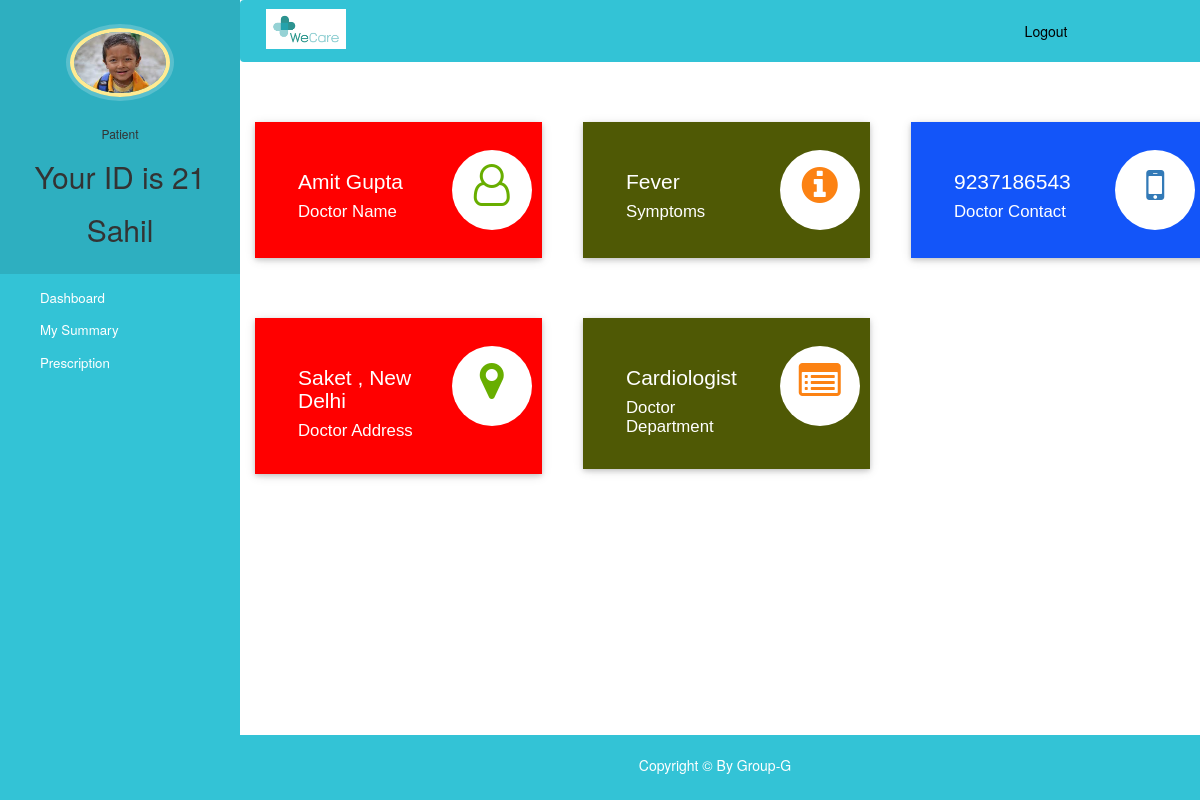
/patient-dashboard (signed in), run on the app's committed database.
### hospital/models.py (models this page shows, shortened)
class Patient(models.Model):
    user = models.OneToOneField(User, on_delete=models.CASCADE)
    profile_pic = models.ImageField(
        upload_to='profile_pic/PatientProfilePic/', null=True, blank=True)
    address = models.CharField(max_length=40)
    mobile = models.CharField(max_length=20, null=False)
    symptoms = models.CharField(max_length=100, null=False)
    assignedDoctorId = models.PositiveIntegerField(null=True)
    allergy_substance = models.CharField(max_length=100)
    allergy_criticality = models.CharField(
        max_length=20, choices=criticality, default='low')
    problems_list = models.CharField(max_length=100, null=False)
    immunization = models.CharField(max_length=100, null=False)
    history_procedure = models.CharField(max_length=100, null=False)
    diagnostic_results = models.FileField(
        upload_to='patient_document/', null=True, blank=True)
    past_history_of_illness = models.CharField(max_length=100, null=False)

class Doctor(models.Model):
    user = models.OneToOneField(User, on_delete=models.CASCADE)
    profile_pic = models.ImageField(
        upload_to='profile_pic/DoctorProfilePic/', null=True, blank=True)
    address = models.CharField(max_length=40)
    mobile = models.CharField(max_length=20, null=True)
    department = models.CharField(
        max_length=50, choices=departments, default='Cardiologist')
    @property
    def get_name(self):
        return self.user.first_name+" "+self.user.last_name

### hospital/views.py (the view)
# urls.py: path('patient-dashboard', views.patient_dashboard_view,
@login_required(login_url='patientlogin')
@user_passes_test(is_patient)
def patient_dashboard_view(request):
    patient = models.Patient.objects.get(user_id=request.user.id)
    doctor = models.Doctor.objects.get(user_id=patient.assignedDoctorId)
    mydict = {
        'patient': patient,
        'doctorName': doctor.get_name,
        'doctorMobile': doctor.mobile,
        'doctorAddress': doctor.address,
        'symptoms': patient.symptoms,
        'doctorDepartment': doctor.department,
    }
    return render(request, 'hospital/patient_dashboard.html', context=mydict)

### hospital/views.py (called while the page is built)
def is_patient(user):
    return user.groups.filter(name='PATIENT').exists()

### templates/hospital/patient_dashboard.html
{% extends 'hospital/patient_base.html' %}
{% load static %}
{% block content %}
{%include 'hospital/patient_dashboard_cards.html'%}
<br><br><br><br>
{% endblock content %}

### templates/hospital/patient_base.html (shortened to what this page needs)
<!DOCTYPE html>
{% load static %}
<html lang="en">
<head>
  <link rel="stylesheet" href="https://stackpath.bootstrapcdn.com/bootstrap/4.3.1/css/bootstrap.min.css">
  <link rel="stylesheet" href="https://maxcdn.bootstrapcdn.com/font-awesome/4.7.0/css/font-awesome.min.css">
</head>
<body>
  <nav class="menu" tabindex="0">
    <header class="avatar">
      <img src="{% static patient.profile_pic.url %}" alt="Profile Pic" />
      <br><br>
      <h6>Patient</h6>
      <h2>Your ID is {{request.user.id}}</h2>
      <h2>{{request.user.first_name}}</h2>
    </header>
    <ul>
      <li tabindex="0" class="icon-dashboard"> <a style="color:white; text-decoration:none;" href="/patient-dashboard"><span>Dashboard</span></a> </li>
      <li tabindex="0" class="icon-calendar"> <a style="color:white; text-decoration:none;" href="/patient-summary"><span>My Summary</span></a></li>
      <li tabindex="0" class="icon-users"> <a style="color:white; text-decoration:none;" href="/patient-prescription"><span>Prescription</span></a></li>
    </ul>
  </nav>
  <main>
    <div class="bs-example">
      <nav class="navbar navbar-expand-md  navbar-dark fixed-top" style="background:rgba(0, 181, 204,0.8);">
        <a class="navbar-brand" href="/" ><img src="{% static 'images/logo.png' %}" width="80" height="40" style="position: absolute; top: 8px; bottom: 5px;" alt=""></a>
        <div class="collapse navbar-collapse justify-content-between" id="navbarCollapse">
          <div class="navbar-nav" style=" margin-left: 80%;">
            <a href="/logout" style="color:black" class="nav-item nav-link">Logout</a>
          </div>
        </div>
      </nav>
    </div>
    <br><br>
    {% block content %}
    {% endblock content %}
    <div class="footer">
      <p>
        Copyright &copy; By Group-G </p>
    </div>
  </main>
</body>
</html>

### templates/hospital/patient_dashboard_cards.html (shortened to what this page needs)
<!DOCTYPE html>
<html lang="en" dir="ltr">
<head>
  <link rel="stylesheet" href="https://maxcdn.bootstrapcdn.com/bootstrap/3.4.1/css/bootstrap.min.css">
  <link rel="stylesheet" href="https://cdnjs.cloudflare.com/ajax/libs/font-awesome/4.7.0/css/font-awesome.min.css">
</head>
<body>
  <div class="market-updates">
    <div class="col-md-4 market-update-gd" style="width: 350px;">
      <div class="market-update-block clr-block-1">
        <div class="col-md-8 market-update-left">
          <h3>{{doctorName}}</h3>
          <h4>Doctor Name</h4>
        </div>
        <div class="col-md-4 market-update-right">
          <i class="fa fa-user-o"> </i>
        </div>
        <div class="clearfix"> </div>
      </div>
    </div>
    <div class="col-md-4 market-update-gd"  style="width: 350px;">
      <div class="market-update-block clr-block-2">
        <div class="col-md-8 market-update-left">
          <h3>{{symptoms}}</h3>
          <h4>Symptoms</h4>
        </div>
        <div class="col-md-4 market-update-right">
          <i class="fa fa-info-circle"></i>
        </div>
        <div class="clearfix"> </div>
      </div>
    </div>
    <div class="col-md-4 market-update-gd" style="width: 350px;">
      <div class="market-update-block clr-block-3">
        <div class="col-md-8 market-update-left">
          <h3>{{doctorMobile}}</h3>
          <h4>Doctor Contact</h4>
        </div>
        <div class="col-md-4 market-update-right">
          <i class="fa fa-mobile" aria-hidden="true"></i>
        </div>
        <div class="clearfix"> </div>
      </div>
    </div>
  </div>
  <br><br><br>
  <div class="market-updates">
    <div class="col-md-4 market-update-gd" style="width: 350px;">
      <div class="market-update-block clr-block-1">
        <div class="col-md-8 market-update-left">
          <h3>{{doctorAddress}}</h3>
          <h4>Doctor Address</h4>
        </div>
        <div class="col-md-4 market-update-right">
          <i class="fa fa-map-marker"> </i>
        </div>
        <div class="clearfix"> </div>
      </div>
    </div>
    <div class="col-md-4 market-update-gd" style="width: 350px;">
      <div class="market-update-block clr-block-2">
        <div class="col-md-8 market-update-left">
          <h3>{{doctorDepartment}}</h3>
          <h4>Doctor Department</h4>
        </div>
        <div class="col-md-4 market-update-right">
          <i class="fa fa-list-alt"></i>
        </div>
        <div class="clearfix"> </div>
      </div>
    </div>
</body>
</html>

### templates/hospital/patient_base.html (style rules this page uses)
a:link { text-decoration: none; }
a { color: white; }
.footer { position: fixed; padding: 20px 250px 0px 0px; left: 240px; bottom: 0; width: 100%; background-color: rgba(0, 181, 204,0.8); color: white; text-align: center; height: 65px; }
body { padding-left: 240px; position: fixed; }
main { position: relative; width: 82vw; height:100vh; overflow-y: scroll; }
.menu { background: rgba(0, 181, 204,0.8); height: 100vh; width: 240px; position: fixed; top: 0px; left: 0; z-index: 5; outline: none; }
.menu .avatar { background: rgba(0, 0, 0, 0.1); padding: 2em 0.5em; text-align: center; }
.menu .avatar img { width: 100px; border-radius: 50%; overflow:y-auto; border: 4px solid #ffea92; box-shadow: 0 0 0 4px rgba(255, 255, 255, 0.2); }
.menu .avatar h2 { font-weight: normal; margin-bottom: 0; }
.menu ul { list-style: none; padding: 0.5em 0; margin: 0; }
.menu ul li { padding: 0.5em 1em 0.5em 3em; font-size: 0.95em; font-weight: regular; background-repeat: no-repeat; background-position: left 15px center; background-size: auto 20px; transition: all 0.15s linear; cursor: pointer; }
.menu ul li.icon-dashboard { background-image: url("http://www.entypo.com/images//gauge.svg"); }
.menu ul li.icon-users { background-image: url("http://www.entypo.com/images//users.svg"); }
.menu ul li.icon-calendar { background-image: url("http://www.entypo.com/images//calendar.svg"); }

### templates/hospital/patient_dashboard_cards.html (style rules this page uses)
.market-update-block { padding: 2em 2em; background: #999; }
.market-update-block h3 { color: #fff; font-size: 1.5em; font-family: 'Carrois Gothic', sans-serif; }
.market-update-block h4 { font-size: 1.2em; color: #fff; margin: 0.3em 0em; font-family: 'Carrois Gothic', sans-serif; }
.market-update-block.clr-block-1 { background: #ff0000; margin-right: 0.8em; box-shadow: 0 2px 5px 0 rgba(0, 0, 0, 0.16), 0 2px 10px 0 rgba(0, 0, 0, 0.12); transition: 0.5s all; -webkit-transition: 0.5s all; -moz-transition: 0.5s all; -o-transition: 0.5s all; }
.market-update-block.clr-block-2 { background: #4f5905; margin-right: 0.8em; box-shadow: 0 2px 5px 0 rgba(0, 0, 0, 0.16), 0 2px 10px 0 rgba(0, 0, 0, 0.12); transition: 0.5s all; -webkit-transition: 0.5s all; -moz-transition: 0.5s all; -o-transition: 0.5s all; }
.market-update-block.clr-block-3 { background: #1355f9; box-shadow: 0 2px 5px 0 rgba(0, 0, 0, 0.16), 0 2px 10px 0 rgba(0, 0, 0, 0.12); transition: 0.5s all; -webkit-transition: 0.5s all; -moz-transition: 0.5s all; -o-transition: 0.5s all; }
.market-update-right i.fa.fa-user-o, i.fa.fa-map-marker { font-size: 3em; color: #68AE00; width: 80px; height: 80px; background: #fff; text-align: center; border-radius: 49px; -webkit-border-radius: 49px; -moz-border-radius: 49px; -o-border-radius: 49px; line-height: 1.7em; }
.market-update-right i.fa.fa-info-circle, i.fa.fa-list-alt { font-size: 3em; color: #FC8213; width: 80px; height: 80px; background: #fff; text-align: center; border-radius: 49px; -webkit-border-radius: 49px; -moz-border-radius: 49px; -o-border-radius: 49px; line-height: 1.7em; }
.market-update-right i.fa.fa-mobile, i.fa.fa-calendar-o { font-size: 3em; color: #337AB7; width: 80px; height: 80px; background: #fff; text-align: center; border-radius: 49px; -webkit-border-radius: 49px; -moz-border-radius: 49px; -o-border-radius: 49px; line-height: 1.7em; }
.market-update-left { padding: 0px; }

### data on the page
Patient: profile_pic (picture), symptoms "Fever"
Doctor: mobile "9237186543", address "Saket , New Delhi", department "Cardiologist"

### other printed values
{{ request.user.id }} "21"
{{ request.user.first_name }} "Sahil"
{{ doctorName }} "Amit Gupta"
